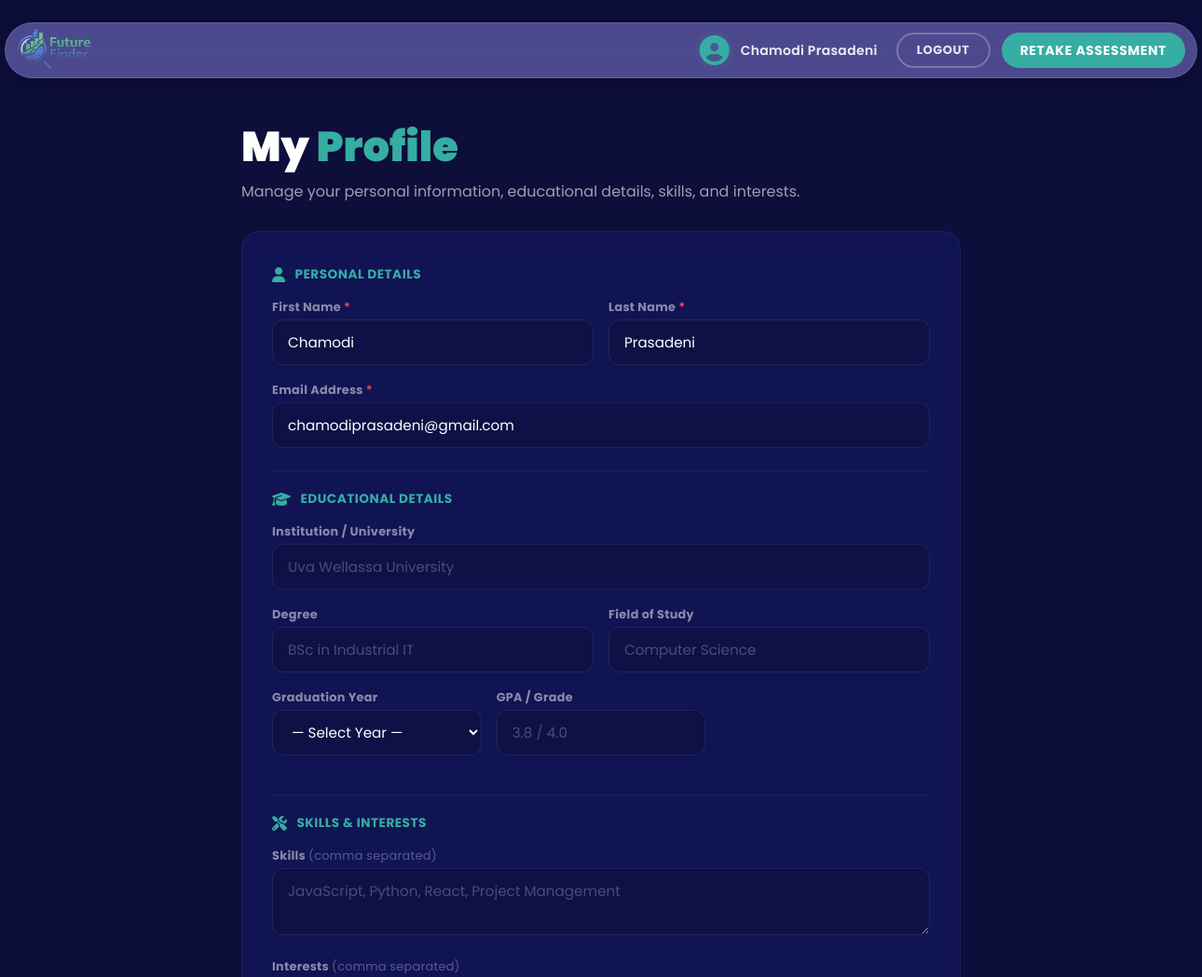
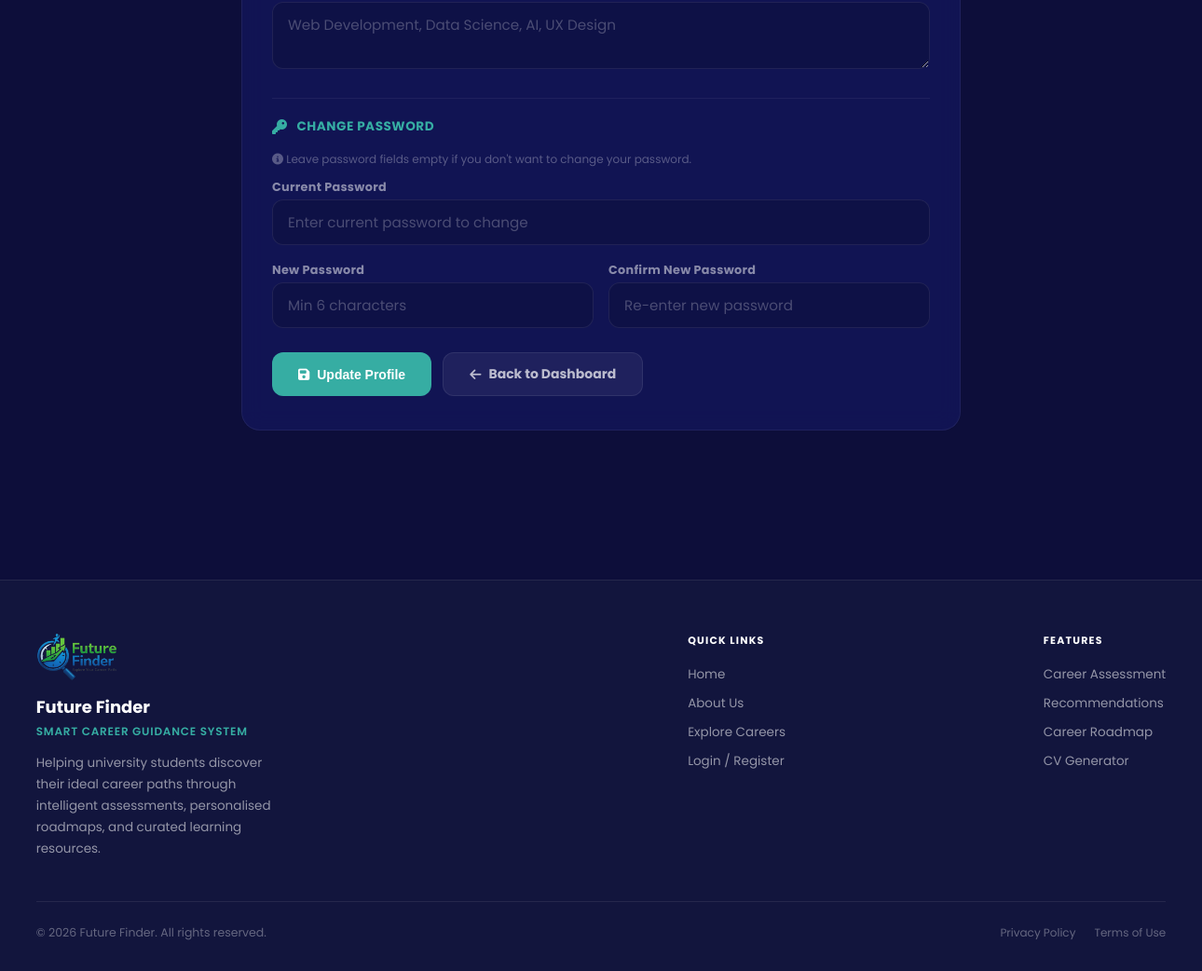
The app's page /User/profile.php (signed in) with its own data (2 pictures, top to bottom).
### tables this page shows
CREATE TABLE `Users` (
  `id` int(11) NOT NULL,
  `first_name` varchar(100) NOT NULL,
  `last_name` varchar(100) NOT NULL,
  `email` varchar(150) NOT NULL,
  `password` varchar(255) NOT NULL,
  `role` enum('user','admin') NOT NULL DEFAULT 'user',
  `created_at` timestamp NOT NULL DEFAULT current_timestamp()
);

### User/profile.php (the view, shortened to what this page needs)
<?php
require_once __DIR__ . '/../Includes/db_connection.php';
$userID = intval($_SESSION['user_id']);
$stmt = mysqli_prepare($conn, "SELECT first_name, last_name, email FROM Users WHERE id = ?");
mysqli_stmt_bind_param($stmt, 'i', $userID);
mysqli_stmt_execute($stmt);
$result = mysqli_stmt_get_result($stmt);
$user = mysqli_fetch_assoc($result);
$profileStmt = mysqli_prepare($conn, "SELECT * FROM user_profiles WHERE user_id = ?");
mysqli_stmt_bind_param($profileStmt, 'i', $userID);
mysqli_stmt_execute($profileStmt);
$profileResult = mysqli_stmt_get_result($profileStmt);
$profile = mysqli_fetch_assoc($profileResult);
?>
<!DOCTYPE html>
<html lang="en">
<head>
    <link rel="stylesheet" href="https://cdnjs.cloudflare.com/ajax/libs/font-awesome/6.5.2/css/all.min.css">
</head>
<body>
    <?php require_once __DIR__ . '/../shared/navbaroptional.php'; ?>
    <div class="profile-wrapper">
        <div class="profile-header">
            <h1>My <span>Profile</span></h1>
            <p>Manage your personal information, educational details, skills, and interests.</p>
        </div>
        <div class="profile-card">
            <form method="POST" action="">
                <div class="section-title"><i class="fas fa-user"></i> Personal Details</div>
                <div class="form-row">
                    <div class="form-group">
                        <label>First Name <span class="required">*</span></label>
                        <input type="text" name="first_name" value="<?= htmlspecialchars($user['first_name']) ?>" required>
                    </div>
                    <div class="form-group">
                        <label>Last Name <span class="required">*</span></label>
                        <input type="text" name="last_name" value="<?= htmlspecialchars($user['last_name']) ?>" required>
                    </div>
                </div>
                <div class="form-group">
                    <label>Email Address <span class="required">*</span></label>
                    <input type="email" name="email" value="<?= htmlspecialchars($user['email']) ?>" required>
                </div>
                <hr class="section-divider">
                <div class="section-title"><i class="fas fa-graduation-cap"></i> Educational Details</div>
                <div class="form-group">
                    <label>Institution / University</label>
                    <input type="text" name="institution" placeholder="Uva Wellassa University" value="<?= htmlspecialchars($profile['institution'] ?? '') ?>">
                </div>
                <div class="form-row">
                    <div class="form-group">
                        <label>Degree</label>
                        <input type="text" name="degree" placeholder="BSc in Industrial IT" value="<?= htmlspecialchars($profile['degree'] ?? '') ?>">
                    </div>
                    <div class="form-group">
                        <label>Field of Study</label>
                        <input type="text" name="field_of_study" placeholder="Computer Science" value="<?= htmlspecialchars($profile['field_of_study'] ?? '') ?>">
                    </div>
                </div>
                <div class="form-row three-col">
                    <div class="form-group">
                        <label>Graduation Year</label>
                        <select name="graduation_year">
                            <option value="">— Select Year —</option>
                        </select>
                    </div>
                    <div class="form-group">
                        <label>GPA / Grade</label>
                        <input type="text" name="gpa" placeholder="3.8 / 4.0" value="<?= htmlspecialchars($profile['gpa'] ?? '') ?>">
                    </div>
                </div>
                <hr class="section-divider">
                <div class="section-title"><i class="fas fa-tools"></i> Skills & Interests</div>
                <div class="form-group">
                    <label>Skills <span style="font-weight:400;color:rgba(255,255,255,0.3);">(comma separated)</span></label>
                    <textarea name="skills" rows="2" placeholder="JavaScript, Python, React, Project Management"><?= htmlspecialchars($profile['skills'] ?? '') ?></textarea>
                </div>
                <div class="form-group">
                    <label>Interests <span style="font-weight:400;color:rgba(255,255,255,0.3);">(comma separated)</span></label>
                    <textarea name="interests" rows="2" placeholder="Web Development, Data Science, AI, UX Design"><?= htmlspecialchars($profile['interests'] ?? '') ?></textarea>
                </div>
                <hr class="section-divider">
                <div class="section-title"><i class="fas fa-key"></i> Change Password</div>
                <div class="password-hint" style="margin-bottom:12px;">
                    <i class="fas fa-info-circle"></i> Leave password fields empty if you don't want to change your password.
                </div>
                <div class="form-group">
                    <label>Current Password</label>
                    <input type="password" name="current_password" placeholder="Enter current password to change">
                </div>
                <div class="form-row">
                    <div class="form-group">
                        <label>New Password</label>
                        <input type="password" name="new_password" placeholder="Min 6 characters">
                    </div>
                    <div class="form-group">
                        <label>Confirm New Password</label>
                        <input type="password" name="confirm_password" placeholder="Re-enter new password">
                    </div>
                </div>
                <div class="form-actions">
                    <button type="submit" class="btn btn-primary"><i class="fas fa-save"></i> Update Profile</button>
                    <a href="dashboard.php" class="btn btn-secondary"><i class="fas fa-arrow-left"></i> Back to Dashboard</a>
                </div>
            </form>
        </div>
    </div>
    <?php require_once __DIR__ . '/../shared/footer.php'; ?>
</body>
</html>

### User/profile.php (style rules this page uses)
* { margin: 0; padding: 0; box-sizing: border-box; }
body { font-family: 'Poppins', sans-serif; background: #0d0e3a; color: #ffffff; min-height: 100vh; }
.profile-wrapper { max-width: 820px; margin: 40px auto; padding: 0 24px 80px; }
.profile-header { margin-bottom: 30px; animation: fadeInUp 0.8s ease forwards; }
.profile-header h1 { font-size: clamp(2rem, 4vw, 2.8rem); font-weight: 900; margin-bottom: 2px; }
.profile-header h1 span { color: #36ada3; }
.profile-header p { color: rgba(255,255,255,0.6); font-size: 1rem; }
.profile-card { background: rgba(26,31,122,0.4); backdrop-filter: blur(12px); border: 1px solid rgba(255,255,255,0.06); border-radius: 20px; padding: 36px 32px; animation: fadeInUp 0.8s ease 0.1s forwards; opacity: 0; }
.profile-card .form-group { margin-bottom: 18px; }
.profile-card label { display: block; font-size: 0.8rem; font-weight: 700; letter-spacing: 0.3px; color: rgba(255,255,255,0.5); margin-bottom: 4px; }
.profile-card label .required { color: #ef4444; }
.profile-card input, .profile-card select, .profile-card textarea { width: 100%; padding: 12px 16px; background: rgba(13,14,58,0.5); border: 1px solid rgba(255,255,255,0.08); border-radius: 12px; color: #fff; font-family: 'Poppins', sans-serif; font-size: 0.95rem; transition: border-color 0.3s; }
.profile-card input::placeholder, .profile-card textarea::placeholder { color: rgba(255,255,255,0.25); }
.profile-card textarea { resize: vertical; min-height: 60px; }
.profile-card select option { background: #0d0e3a; color: #fff; }
.profile-card .form-row { display: grid; grid-template-columns: 1fr 1fr; gap: 16px; }
.profile-card .form-row.three-col { grid-template-columns: 1fr 1fr 1fr; }
.profile-card .section-divider { border: none; border-top: 1px solid rgba(255,255,255,0.06); margin: 24px 0 20px 0; }
.profile-card .section-title { font-size: 0.85rem; font-weight: 700; color: #36ada3; letter-spacing: 0.5px; text-transform: uppercase; margin-bottom: 16px; display: flex; align-items: center; gap: 10px; }
.profile-card .section-title i { font-size: 16px; }
.profile-card .btn { padding: 12px 28px; border: none; border-radius: 12px; font-weight: 700; font-size: 14px; cursor: pointer; transition: background 0.3s, transform 0.2s; display: inline-flex; align-items: center; gap: 8px; }
.profile-card .btn-primary { background: #36ada3; color: #fff; }
.profile-card .btn-secondary { background: rgba(255,255,255,0.06); color: rgba(255,255,255,0.7); border: 1px solid rgba(255,255,255,0.08); text-decoration: none; }
.profile-card .form-actions { display: flex; gap: 12px; margin-top: 8px; flex-wrap: wrap; }
.password-hint { font-size: 0.75rem; color: rgba(255,255,255,0.3); margin-top: 4px; }

### records on screen
users: first_name "Chamodi", last_name "Prasadeni", email "chamodiprasadeni@gmail.com"

### other values on screen
$fullName "Chamodi Prasadeni"
